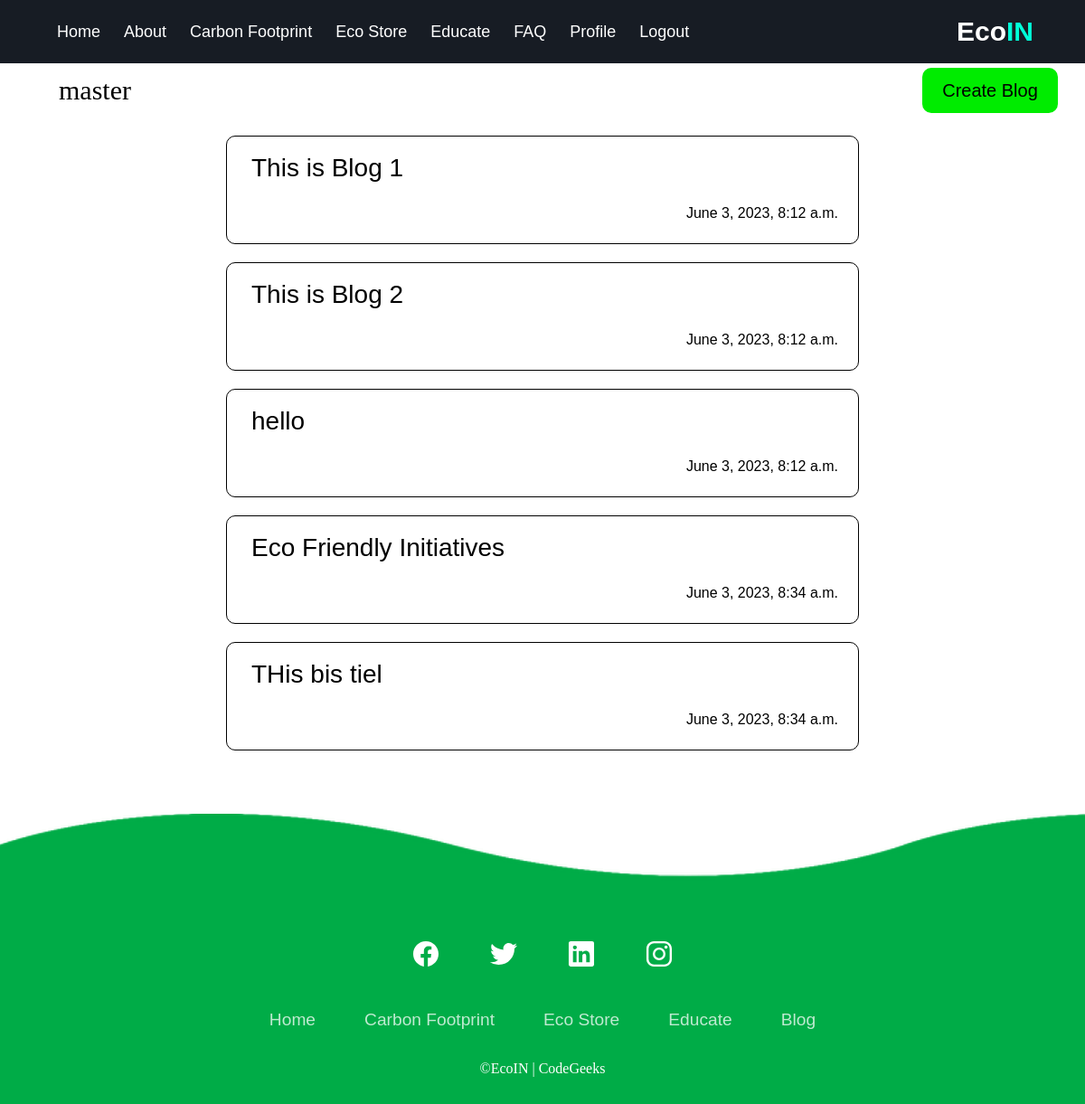
Page /blogs/ (signed in) on the committed database.
### general/models.py (models this page shows)
class UserDetails(AbstractUser):
    desc = models.CharField(max_length=255,default="A EcoIn user")

### blogs/models.py (models this page shows)
class Blogs(models.Model):
    Author = models.ForeignKey(UserDetails,on_delete=models.DO_NOTHING)
    title = models.CharField(max_length=255,blank=False)
    content = models.TextField()
    created = models.DateTimeField(default=timezone.now())
    views  =  models.CharField(max_length=100,blank=True)
    pay   =   models.CharField(max_length=5,blank=True)
    class Meta:
        verbose_name = 'Blogs'
        verbose_name_plural=verbose_name

### blogs/views.py (the view)
# urls.py: 2. Add a URL to urlpatterns:  path('', Home.as_view(), name='home')
@login_required(login_url="Base:Login")
def Home(request):
    Blogs_obj = Blogs.objects.filter(Author = request.user)
    blogs = []
    for i in Blogs_obj:
        blogs.append(model_to_dict(i))
    if (len(blogs) == 0):
        UserBlogs = False
    else:
        UserBlogs = True
    context = {
        "UserBlogs":UserBlogs,
        "blogs":blogs
    }
    return render(request,'blogs/home.html',context = context)

### frontend/templates/blogs/home.html (shortened to what this page needs)
<!DOCTYPE html>
<html lang="en">
<head>
</head>
<body>
    {% include 'components/navbar.html' %}
    <div class="mainWrapper">
    {% if UserBlogs %}
    <div class="mainContainer">
        <div class="blogMenu">
        <div class="userName">{{request.user.username}}</div>
        <a href="{% url 'blogs:create-Blog' %}" class="createBlog"> Create Blog</a>
        </div>
        <div class="blogsContainer">
            {% for blog in blogs %}
            <a href="{% url 'blogs:BlogDisplay' search=blog.title %}" class="blog">
                <div class="blogTitle"> {{blog.title}} </div>
                <div class="created"> {{blog.created}}</div>
            </a>
            {% endfor %}
        </div>
    </div>
    {% else %}
    <div class="mainContainerNoBlogs">
        You have no Blogs.<br>
        <a href="#" class="createBlog"> Create Blog</a>
    </div>
    {% endif %}
    </div>
    {% include 'components/footer.html' %}
</body>
</html>

### frontend/templates/blogs/home.html (style rules this page uses)
* { margin:0; padding:0; box-sizing:border-box; }
.createBlog { display: flex; align-items: center; justify-content: center; width: 150px; height: 50px; border-radius: 10px; text-decoration: none; cursor: pointer; font-size: 20px; background-color: #00ec00; color: black; }
.mainWrapper { margin: 0; padding: 0; box-sizing: border-box; }
.mainContainer { display: flex; align-items: center; justify-content: center; flex-direction: column; width: 100vw; }
.blogMenu { display: flex; align-items: center; justify-content: space-between; flex-direction: row; width: calc(100vw - 60px); min-width: 300px; margin-bottom: 10px; }
.userName { display: flex; align-items: center; justify-content: center; width: 150px; height: 60px; font-size: 30px; font-weight: 400; color: black; }
.blogsContainer { display: flex; align-items: center; justify-content: center; flex-direction: column; width: calc(100vw - 60px); min-width: 300px; }
.blog { display: flex; align-items: center; justify-content: center; flex-wrap: wrap; flex-direction: column; max-width: 700px; width: 60vw; min-width: 300px; border: 1px solid black; border-radius: 10px; margin: 10px; text-decoration: none; color: black; }
.blogTitle { display: flex; align-items: center; justify-content: flex-start; flex-wrap: wrap; width: 100%; min-height: 30px; font-size: 28px; margin: 10px; }
.blog > .created { display: flex; align-items: center; justify-content: flex-end; width: 100%; font-size: 16px; font-weight: 300; padding: 15px; }

### frontend/templates/components/navbar.html (style rules this page uses)
a { text-decoration:none; padding: 8px 13px; font-size: 18px; font-weight: 500; padding: 9px 17px; border-radius: 5px; transition: all 0.3s ease; font-family: sans-serif; }

### rows in the picture
UserDetails: user.username "master"
Blogs: title "This is Blog 1", created "June 3, 2023, 8:12 a.m."
Blogs: title "This is Blog 2", created "June 3, 2023, 8:12 a.m."
Blogs: title "hello", created "June 3, 2023, 8:12 a.m."
Blogs: title "Eco Friendly Initiatives", created "June 3, 2023, 8:34 a.m."
Blogs: title "THis bis tiel", created "June 3, 2023, 8:34 a.m."
